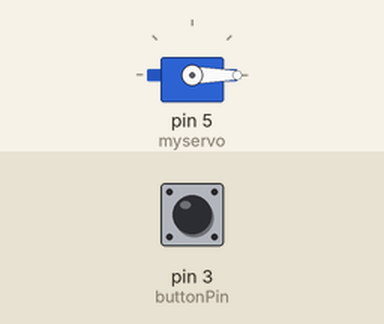
Simulated run of this sketch. Board: Arduino Uno, built with avr-gcc and run on an emulated ATmega328P. On the bench: servo. Inputs (shaded band) come from the test bench; at power-on: pin 3 (buttonPin) LOW.

Above: at 3.2 s.
3.3 s: pin 3 (buttonPin) pulled HIGH for 0.15 s
At 4.1 s:
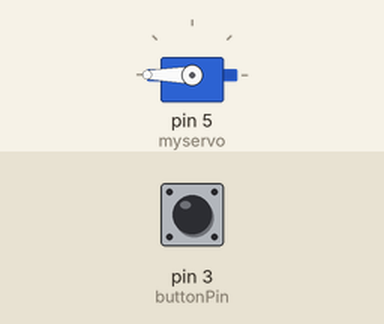
5.8 s: pin 3 (buttonPin) pulled HIGH for 3.2 s
At 10.3 s:
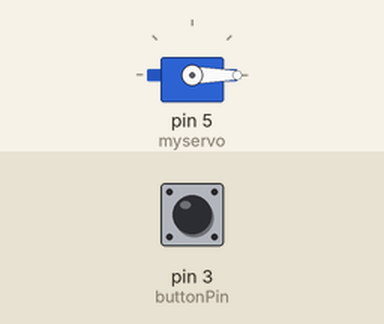
Timing chart, 0 to 11.8 s (numbered marks = the images above; inputs shaded):
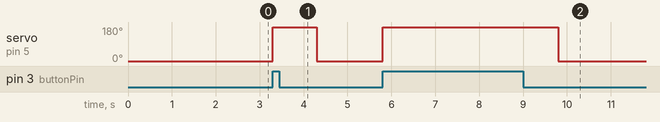

Measured:
- after the input at 3.3 s, servo on pin 5 (myservo): 0° → 180° at once, → 0° 1.0 s later
- after the input at 5.8 s, servo on pin 5 (myservo): 0° → 180° at once, → 0° 4.0 s later

The sketch:

simple_servo_movement.ino
```cpp
#include <Servo.h>

Servo myservo;
const int buttonPin = 3;

void setup() {
  myservo.attach(5);
  myservo.write(0);
  delay(2000);
  pinMode(buttonPin, INPUT);
}

void loop() {
  if (digitalRead(buttonPin) == HIGH) {
    myservo.write(180);
    delay(1000);
  } else {
    myservo.write(0);
  }
}
```
